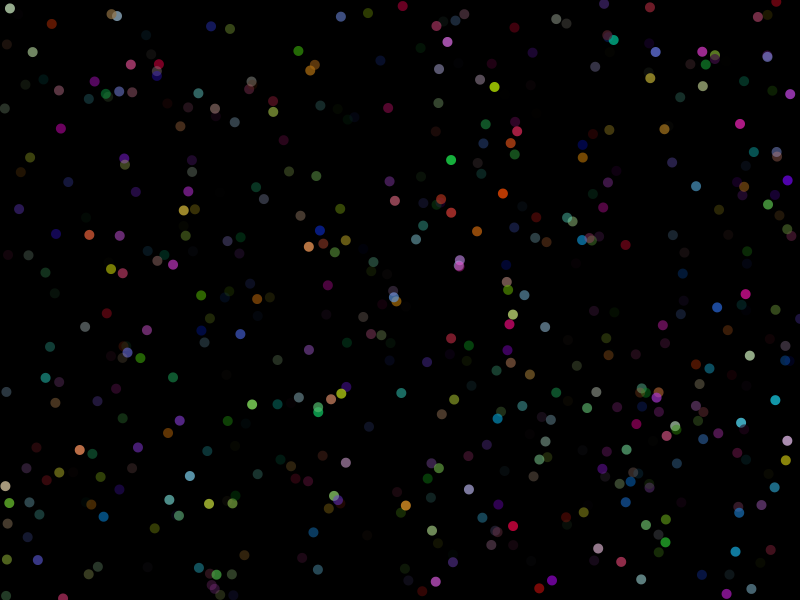
Frame 1 (no input)
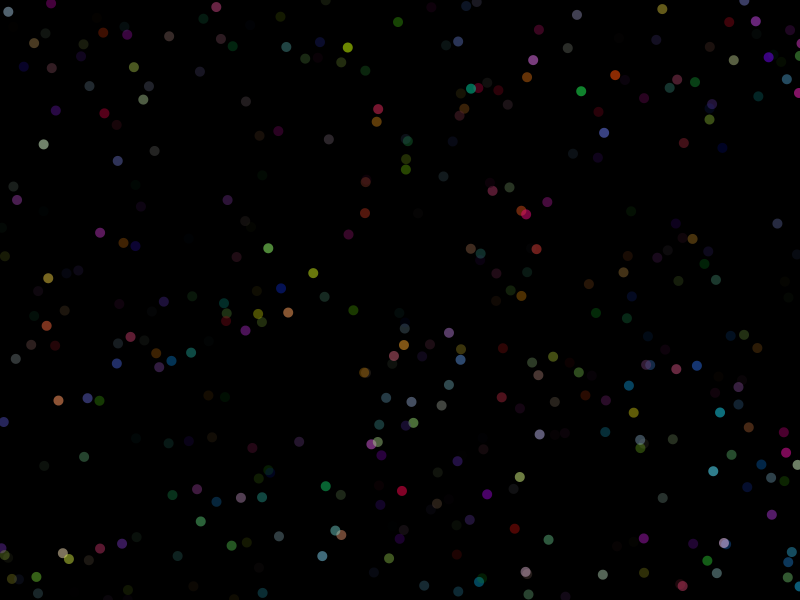
Frame 60 (the mouse pressed at the canvas centre just before this capture)
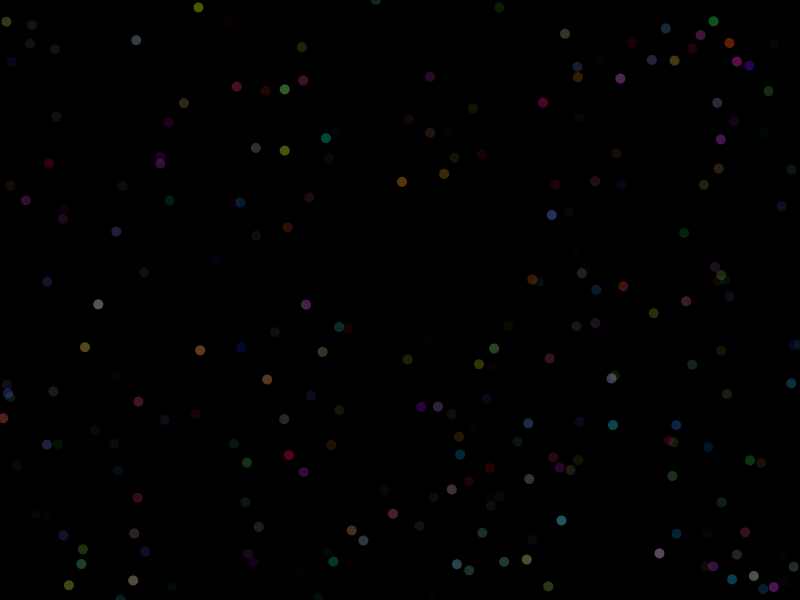
Frame 120 (the mouse held since frame 60 and released just before this capture)

The Processing sketch that drew these frames (run headless with seeded random() and noise(); from frame 60 on, the mouse is pressed at the canvas centre):

// Processing sketch: coloniaParticulas
// ── coloniaParticulas.pde
import java.util.*;
import java.util.stream.*;
import java.util.concurrent.atomic.AtomicLong;

List<Particula> particulas = new ArrayList<>();
int maximoParticulas = 500;

// Gerador de Stream
Stream<Particula> fluxoParticula;
Iterator<Particula> iteradorParticula;

void setup() {
  size(800, 600);
  background(0);
  
  fluxoParticula = Stream.iterate(0, n -> n + 1).map(n -> gerarParticulaAleatoria());
  iteradorParticula = fluxoParticula.iterator();
}

void draw() {
  background(0, 25); // Efeito de trilha //<>//

  // Adiciona novas particulas até atingir o maximo
  while (particulas.size() < maximoParticulas && iteradorParticula.hasNext()) {
    Particula novaParticula = iteradorParticula.next();
    particulas.add(novaParticula);
  }

  // Atualiza e exibe todas as particulas usando Streams
  particulas.stream()
            .map(p -> { p.atualizar(); return p; })
            .forEach(Particula::exibir);

  // Remove particulas que atendem a determinada condicao (exemplo: duracaoVida > 0) usando filter
  
}

Particula gerarParticulaAleatoria() {
  PVector pos = new PVector(random(width), random(height));
  PVector vel = PVector.random2D().mult(random(1, 3));
  color corAleatoria = color(random(255), random(255), random(255), 200);
  return new Particula(pos, vel, corAleatoria);
}

// ── Particula.pde
class Particula {
  PVector posicao;
  PVector velocidade;
  color cor;
  int duracaoVida;

  Particula(PVector posicao, PVector velocidade, color cor) {
    this.posicao = posicao;
    this.velocidade = velocidade;
    this.cor = cor;
    duracaoVida = int(random(255));
  }

  void atualizar() {
    posicao.add(velocidade);
    duracaoVida--;
    
    // Reflexao nas bordas
    if (posicao.x < 0 || posicao.x > width)  velocidade.x *= -1;
    if (posicao.y < 0 || posicao.y > height) velocidade.y *= -1;
    
  }

  void exibir() {
    fill(cor, duracaoVida);
    noStroke();
    ellipse(posicao.x, posicao.y, 10, 10);
  }
}
